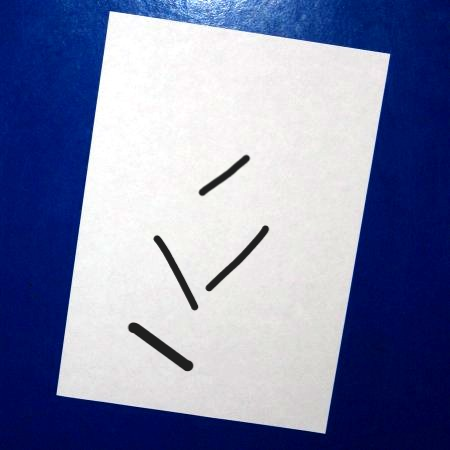
#> input picture image.png, 450 x 450 px
$ python Get_Arena.py
#> lines starting #> are read from the running program, lines starting #| are printed output that depends on the picture; after the words box and inside, x2 and y2 are one past the last pixel; in counts of white or black regions, pixels touching at a corner belong together
import cv2
import numpy as np

def load_image(image_path):
    """Load image from the specified path."""
    img = cv2.imread(image_path)
    if img is None:
        raise ValueError("Could not load image from path")
    return img

def convert_to_binary(img):
    """Convert image to binary using adaptive thresholding."""
    # Convert to grayscale if needed
    if len(img.shape) == 3:
        img = cv2.cvtColor(img, cv2.COLOR_BGR2GRAY)
    # Apply Gaussian blur to reduce noise
    blurred = cv2.GaussianBlur(img, (5, 5), 0)
    # Apply adaptive thresholding
    _, binary = cv2.threshold(blurred, 200, 255, cv2.THRESH_BINARY)
    return binary

def detect_contours(binary):
    """Detect and return the largest contour (assumed to be the paper)."""
    contours, _ = cv2.findContours(
        binary, cv2.RETR_EXTERNAL, cv2.CHAIN_APPROX_SIMPLE
    )

    if not contours:
        raise ValueError("No contours found in image")

    largest_contour = max(contours, key=cv2.contourArea)
    return largest_contour

def get_corners(contour):
    """Approximate contour to get corner points."""
    epsilon = 0.02 * cv2.arcLength(contour, True)
    approx = cv2.approxPolyDP(contour, epsilon, True)

    if len(approx) != 4:
        raise ValueError("Could not find exactly 4 corners")

    corners = np.float32([point[0] for point in approx])

    # Sort corners
    sum_pts = corners.sum(axis=1)
    diff_pts = np.diff(corners, axis=1)

    ordered_corners = np.zeros((4, 2), dtype=np.float32)
    ordered_corners[0] = corners[np.argmin(sum_pts)]    # Top-left
    ordered_corners[1] = corners[np.argmin(diff_pts)]   # Top-right
    ordered_corners[2] = corners[np.argmax(sum_pts)]    # Bottom-right
    ordered_corners[3] = corners[np.argmax(diff_pts)]   # Bottom-left

    return ordered_corners

def straighten_paper(img, corners):
    """Apply perspective transform to straighten the paper."""
    width_1 = np.sqrt(((corners[1][0] - corners[0][0]) ** 2) +
                      ((corners[1][1] - corners[0][1]) ** 2))
    width_2 = np.sqrt(((corners[2][0] - corners[3][0]) ** 2) +
                      ((corners[2][1] - corners[3][1]) ** 2))
    max_width = max(int(width_1), int(width_2))

    height_1 = np.sqrt(((corners[3][0] - corners[0][0]) ** 2) +
                       ((corners[3][1] - corners[0][1]) ** 2))
    height_2 = np.sqrt(((corners[2][0] - corners[1][0]) ** 2) +
                       ((corners[2][1] - corners[1][1]) ** 2))
    max_height = max(int(height_1), int(height_2))

    dst_points = np.array([
        [0, 0],
        [max_width - 1, 0],
        [max_width - 1, max_height - 1],
        [0, max_height - 1]
    ], dtype=np.float32)

    matrix = cv2.getPerspectiveTransform(corners, dst_points)
    straightened = cv2.warpPerspective(img, matrix, (max_width, max_height))

    return straightened

def downsample_image(img, target_ratio=10):
    """
    Downsample image by a target ratio (e.g., 1:10).
    Returns both the downsampled image and its binary version.
    """
    scale_factor = 1.0 / target_ratio
    new_width = int(img.shape[1] * scale_factor)
    new_height = int(img.shape[0] * scale_factor)

    # Ensure minimum dimensions
    new_width = max(new_width, 1)
    new_height = max(new_height, 1)

    # Downsample using INTER_AREA for better quality
    downsampled = cv2.resize(img, (new_width, new_height),
                            interpolation=cv2.INTER_AREA)

    # Convert downsampled image to binary
    binary_downsampled = convert_to_binary(downsampled)

    print(f"\nDownsampling Results:")
    print(f"Original size: {img.shape[1]}x{img.shape[0]}")
    print(f"Downsampled size: {downsampled.shape[1]}x{downsampled.shape[0]}")
    print(f"Actual ratio achieved: 1:{img.shape[1]/downsampled.shape[1]:.2f}")

    return downsampled, binary_downsampled

def print_binary_matrix(binary_img):
    """
    Print binary image as a matrix of 1s and 0s.
    """
    # Ensure we have a binary image (0s and 1s)
    binary = np.where(binary_img > 128, 1, 0)

    print(f"\nBinary Matrix ({binary.shape[0]}x{binary.shape[1]}):")
    print("   " + "".join([f"{i:3}" for i in range(binary.shape[1])]))  # Column numbers
    for i, row in enumerate(binary):
        print(f"{i:2} " + " ".join(map(str, row)))  # Row number + data

def process_document(image_path, target_ratio=10, visualize=True):
    """
    Process document image and return binary representation of downsampled image.
    """
    # Load and process image
    original = load_image(image_path)
#> in load_image, img is the input picture: shape (450, 450, 3); mean B, G, R 168.5, 133.5, 125.9
    initial_binary = convert_to_binary(original)
#> in convert_to_binary, `img = cv2.cvtColor(img, cv2.COLOR_BGR2GRAY)`:
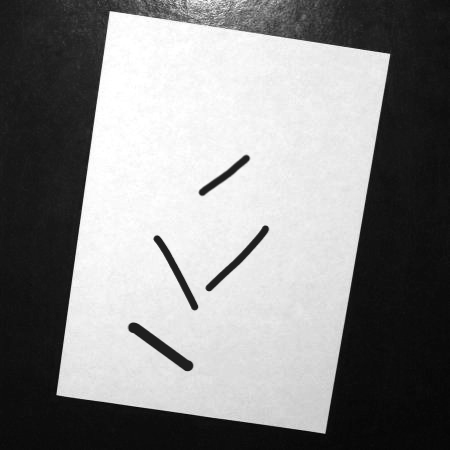
#> img: shape (450, 450); min 4, max 255, mean 135.1
#> in convert_to_binary, `_, binary = cv2.threshold(blurred, 200, 255, cv2.THRESH_BINARY)`:
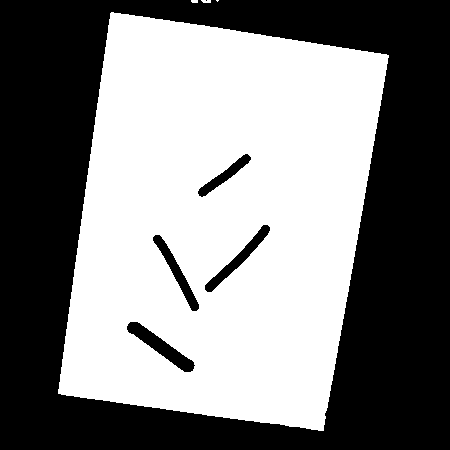
#> binary: shape (450, 450); 50.8% white; 6 black regions (1 under 20 px)
    largest_contour = detect_contours(initial_binary)
#> in detect_contours, `contours, _ = cv2.findContours( binary, cv2.RETR_EXTERNAL, cv2.CHAIN_A..`: contours = 4 contours, 3 with area under 20; largest, box (x1, y1, x2, y2) and area: (58, 12, 389, 431) 105340
#> in detect_contours, `largest_contour = max(contours, key=cv2.contourArea)`: largest_contour = contour of 403 points, box (x1, y1, x2, y2) (58, 12, 389, 431), area 105340
    corners = get_corners(largest_contour)
#> in get_corners, `epsilon = 0.02 * cv2.arcLength(contour, True)`: epsilon = 27.62
#> in get_corners, `approx = cv2.approxPolyDP(contour, epsilon, True)`: approx = [[111, 12], [58, 393], [323, 430], [388, 55]]
#> in get_corners, `sum_pts = corners.sum(axis=1)`: sum_pts = [123, 451, 753, 443]
#> in get_corners, `diff_pts = np.diff(corners, axis=1)`: diff_pts = [-99, 335, 107, -333]
#> corners = [[111, 12], [388, 55], [323, 430], [58, 393]]
    straightened = straighten_paper(original, corners)
#> in straighten_paper, `width_1 = np.sqrt(((corners[1][0] - corners[0][0]) ** 2) + ((corners[1..`: width_1 = 280.3
#> in straighten_paper, `width_2 = np.sqrt(((corners[2][0] - corners[3][0]) ** 2) + ((corners[2..`: width_2 = 267.6
#> in straighten_paper, `max_width = max(int(width_1), int(width_2))`: max_width = 280
#> in straighten_paper, `height_1 = np.sqrt(((corners[3][0] - corners[0][0]) ** 2) + ((corners[..`: height_1 = 384.7
#> in straighten_paper, `height_2 = np.sqrt(((corners[2][0] - corners[1][0]) ** 2) + ((corners[..`: height_2 = 380.6
#> in straighten_paper, `max_height = max(int(height_1), int(height_2))`: max_height = 384
#> in straighten_paper, `dst_points = np.array([ [0, 0], [max_width - 1, 0], [max_width - 1, ma..`: dst_points = [[0, 0], [279, 0], [279, 383], [0, 383]]
#> in straighten_paper, `matrix = cv2.getPerspectiveTransform(corners, dst_points)`: matrix = [[0.971, 0.135, -109.4], [-0.145, 0.935, 4.89], [-2.1e-05, -0.000123, 1]]
#> in straighten_paper, `straightened = cv2.warpPerspective(img, matrix, (max_width, max_height))`:
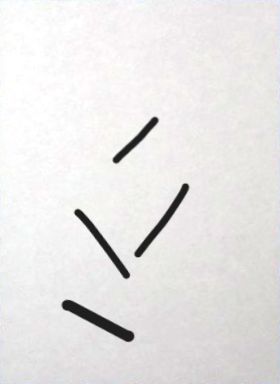
#> straightened: shape (384, 280, 3); mean B, G, R 230.3, 231, 232.4

    # Downsample and get binary version
    downsampled, binary_downsampled = downsample_image(straightened, target_ratio)
#> in downsample_image, `downsampled = cv2.resize(img, (new_width, new_height), interpolation=c..`:
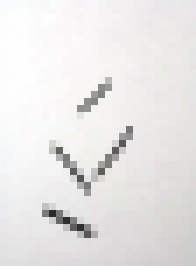
#> downsampled: shape (38, 28, 3) (shown 7 times larger); mean B, G, R 230.3, 231, 232.4
#> in convert_to_binary (call 2), `blurred = cv2.GaussianBlur(img, (5, 5), 0)`:
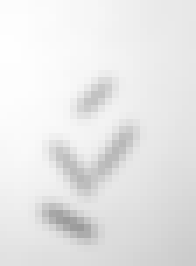
#> blurred: shape (38, 28) (shown 7 times larger); min 155, max 254, mean 231.4
#> in convert_to_binary (call 2), `_, binary = cv2.threshold(blurred, 200, 255, cv2.THRESH_BINARY)`:
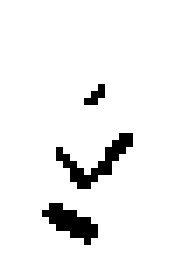
#> binary: shape (38, 28) (shown 7 times larger); 94.6% white; black in thin lines or dots, all inside (x1, y1, x2, y2) = (6, 12, 19, 35)
#| Original size: 280x384
#| Downsampled size: 28x38
#| Actual ratio achieved: 1:10.00

    # Visualize results if requested
    if visualize:
        img_with_contours = original.copy()
        cv2.drawContours(img_with_contours, [largest_contour], -1, (0, 255, 0), 2)
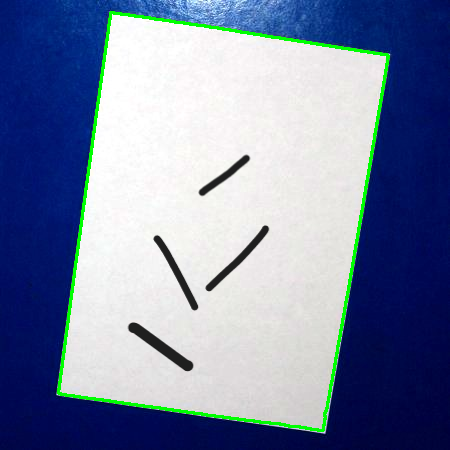
#> img_with_contours: shape (450, 450, 3); 2.12% of pixels changed, all inside (x1, y1, x2, y2) = (57, 11, 390, 432)

        cv2.imshow('Original', original)
        cv2.imshow('Initial Binary', initial_binary)
        cv2.imshow('Detected Contours', img_with_contours)
        cv2.imshow('Straightened', straightened)
        cv2.imshow('Downsampled', downsampled)
        cv2.imshow('Final Binary', binary_downsampled)
        cv2.waitKey(0)
        cv2.destroyAllWindows()

    return binary_downsampled

if __name__ == "__main__":
    # Example usage
    image_path = "image.png"  # Replace with actual image path
    target_ratio = 10  # For 1:10 ratio

    try:
        # Process document and get binary result
        binary_result = process_document(image_path, target_ratio=target_ratio)

        # Print binary matrix with row and column numbers
        print_binary_matrix(binary_result)
#| Binary Matrix (38x28):
#|      0  1  2  3  4  5  6  7  8  9 10 11 12 13 14 15 16 17 18 19 20 21 22 23 24 25 26 27
#> the loop in print_binary_matrix, `for i, row in enumerate(binary):` made 38 passes
#|  0 1 1 1 1 1 1 1 1 1 1 1 1 1 1 1 1 1 1 1 1 1 1 1 1 1 1 1 1
#|  1 1 1 1 1 1 1 1 1 1 1 1 1 1 1 1 1 1 1 1 1 1 1 1 1 1 1 1 1
#|  2 1 1 1 1 1 1 1 1 1 1 1 1 1 1 1 1 1 1 1 1 1 1 1 1 1 1 1 1
#|  3 1 1 1 1 1 1 1 1 1 1 1 1 1 1 1 1 1 1 1 1 1 1 1 1 1 1 1 1
#|  4 1 1 1 1 1 1 1 1 1 1 1 1 1 1 1 1 1 1 1 1 1 1 1 1 1 1 1 1
#|  5 1 1 1 1 1 1 1 1 1 1 1 1 1 1 1 1 1 1 1 1 1 1 1 1 1 1 1 1
#|  6 1 1 1 1 1 1 1 1 1 1 1 1 1 1 1 1 1 1 1 1 1 1 1 1 1 1 1 1
#|  7 1 1 1 1 1 1 1 1 1 1 1 1 1 1 1 1 1 1 1 1 1 1 1 1 1 1 1 1
#> (further printed lines are left out)

    except Exception as e:
        print(f"Error processing document: {str(e)}")
